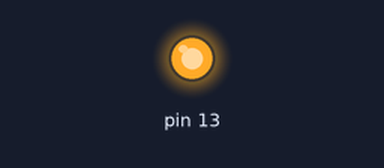
Simulated run of this sketch. Board: Arduino Uno, built with avr-gcc and run on an emulated ATmega328P. Parts: output pins drawn as LEDs (lit = HIGH).

Above: at 0.05 s.
Timing chart, 0 to 6.2 s (numbered marks = the images above):
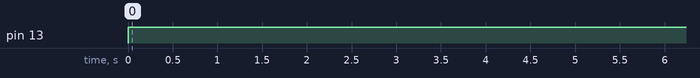

Measured:
- by itself, pin 13: LOW → HIGH at 0.00 s

The sketch:

sketch_oct06c.ino
```cpp
void setup() {
pinMode(13,OUTPUT);
}

void loop() {
 digitalWrite(13,HIGH);
 delay(9600);
 digitalWrite(13,LOW);

}
```
